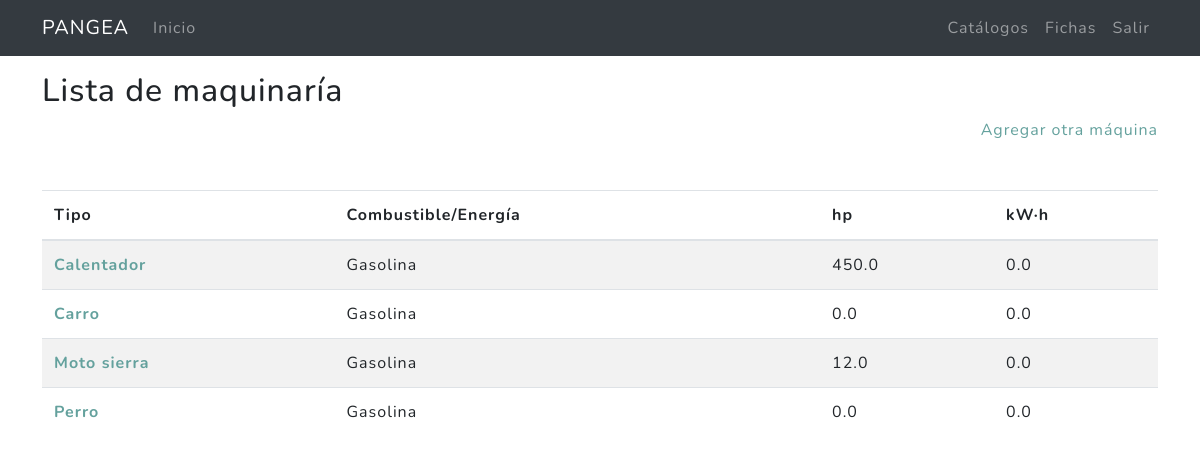
The page /catalogos/maquinas/ (signed in) on the database its author committed.
### miscelanea/models.py (models this page shows, shortened)
class Maquina(models.Model):
    OPT_COMBUSTIBLES = (
        ('Gasolina', 'Gasolina'),
        ('Diésel', 'Diésel'),
        ('Gas LP', 'Gas LP'),
        ('Gas natural', 'Gas naturals'),
        ('Electricidad', 'Electricidad'),
        ('Solar', 'Solar'),
        ('Eólica', 'Eólica'),
    )
    opt_comb_order = sorted(OPT_COMBUSTIBLES)
    tipo =  models.CharField(max_length=1500,verbose_name = "Tipo",default='')
    combustible = models.CharField(max_length=200, choices=opt_comb_order,verbose_name='Combustible/energía',default='Gasolina')
    hp = models.FloatField(verbose_name="hp",default=0.0)
    kwh = models.FloatField(verbose_name="KW-h",default=0.0)
    created = models.DateTimeField(auto_now_add = True,verbose_name = "Fecha de creación")
    updated = models.DateTimeField(auto_now = True,verbose_name = "Fecha de edición")
    class Meta:
        verbose_name = "Lista de maquinaría"
        verbose_name_plural = "Lista de maquinaría"
        ordering = ["tipo"]

### miscelanea/views.py (the view)
# urls.py: path('maquinas/', MaquinaListView.as_view(), name='maquinas'),
@method_decorator(staff_member_required,name='dispatch')
class MaquinaListView(ListView):
    model = Maquina
    template_name = "miscelanea/maquina_list.html"
    paginate_by = 20

### miscelanea/templates/miscelanea/maquina_list.html (shortened to what this page needs)
{% extends 'cap2/base_mx.html' %}
{% load static %}
{% block content %}
<main role="main">
  <div class="container mb-4">
    <h2 class="mt-3">Lista de maquinaría</h2>
    <div class="agregar mb-4 text-right"><a href="{% url 'catalogos:maquina-create' %}">Agregar otra máquina</a></div>
    <table class="table  table-striped mt-5">
      <thead>
        <tr>
          <th scope="col">Tipo</th>
          <th scope="col">Combustible/Energía</th>
          <th scope="col">hp</th>
          <th scope="col">kW·h</th>
        </tr>
      </thead>
      <tbody>
      {% for maquina in maquina_list %}
          <tr>
            <th scope="row"><a href="{% url 'catalogos:maquina-update' maquina.id %}">{{maquina.tipo}} </a></th>
            <td>{{maquina.combustible}}</td>
            <td>{{maquina.hp}}</td>
            <td>{{maquina.kwh}}</td>
          </tr>
      {% endfor %}
      </tbody>
    </table>
  </div>
</main>
{% endblock %}

### cap2/templates/cap2/base_mx.html (shortened to what this page needs)
<!DOCTYPE html>
<html lang="es">
  <head>
    {% load static %}
    <link href="{% static 'css/styles.css' %}" rel="stylesheet" />
  </head>
  <body>
    <body>
      <nav class="navbar navbar-expand-lg navbar-dark bg-dark">
        <div class="container">
          <a class="navbar-brand" href="{% url 'home' %}">PANGEA</a>
          <div class="collapse navbar-collapse" id="ned">
            <ul class="navbar-nav mr-auto">
              <li class="nav-item">
                <a class="nav-link" href="{% url 'home' %}">Inicio</a>
              </li>
            </ul>
            <ul class="navbar-nav">
              {% if not request.user.is_authenticated %}
                <li class="nav-item">
                  <a class="nav-link" href="#">Acceder</a>
                </li>
                <li class="nav-item">
                  <a class="nav-link" href="#">Registro</a>
                </li>
              {% else %}
                <li class="nav-item">
                  <a class="nav-link" href="{% url 'catalogos:catalogos' %}">Catálogos</a>
                </li>
                <li class="nav-item">
                  <a class="nav-link" href="{% url 'forms:fichas' %}">Fichas</a>
                </li>
                <li class="nav-item">
                  <a class="nav-link" href="{% url 'logout' %}">Salir</a>
                </li>
              {% endif %}
            </ul>
          </div>
        </div>
      </nav>
      {% block content %}{% endblock %}
  </body>
</html>

### rows shown on the page
Maquina: tipo "Calentador", combustible "Gasolina", hp "450.0", kwh "0.0"
Maquina: tipo "Carro", combustible "Gasolina", hp "0.0", kwh "0.0"
Maquina: tipo "Moto sierra", combustible "Gasolina", hp "12.0", kwh "0.0"
Maquina: tipo "Perro", combustible "Gasolina", hp "0.0", kwh "0.0"
